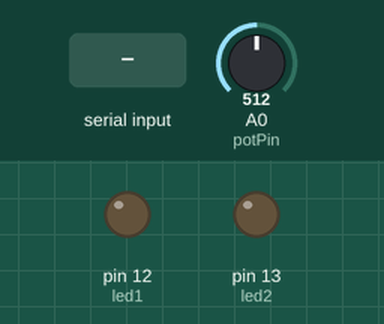
This sketch was run on a simulated Arduino Uno, built with avr-gcc and run on an emulated ATmega328P. Shown: output pins drawn as LEDs (lit = HIGH). Dashed ring = blinking. The inputs (shaded band) are chosen by the test bench; at power-on: A0 (potPin) = 512. What the sketch prints to the serial monitor is not drawn.

Above: at 3.2 s.
3.3 s: "A" received over Serial
At 3.7 s:
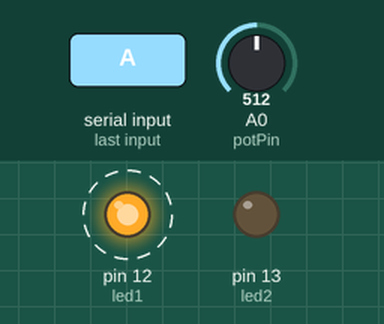
At 4.2 s:
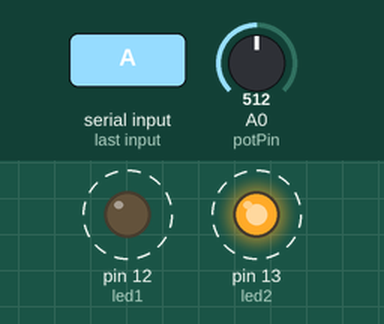
6.3 s: "B" received over Serial
At 6.7 s:
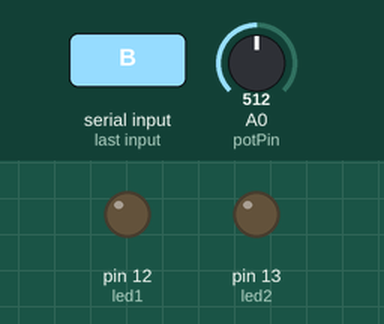
Timing chart, 0 to 9.3 s (numbered marks = the images above; inputs shaded):
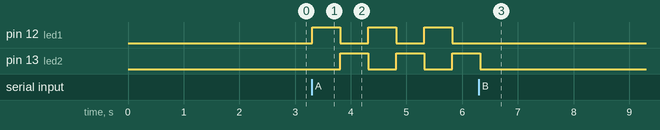

The sketch:

ReadAndWrite.ino
```cpp
const int led1 = 12;  // Pin for first LED
const int led2 = 13; // Pin for second LED
bool running = false; // Flag to check if blinking should happen
int potPin = A0; // Analogue pin to which the potentiometer is connected
int potValue; // Potentiometer value


void setup() {
  pinMode(led1, OUTPUT);
  pinMode(led2, OUTPUT);
  Serial.begin(9600); // Start serial communication
  delay(2000);              // Wait until USB is stable
  Serial.println("READY");  // Notify Unity that Arduino is ready
}

void loop() {
  if (Serial.available() > 0) {

        char command = (char)Serial.read();
    if (command == 'A') {
      running = true;
    } else if (command == 'B') {
      running = false;
      digitalWrite(led1, LOW);
      digitalWrite(led2, LOW);
    }
  }

  if (running) {
    static unsigned long lastToggleTime = 0;
    static bool ledState = false;

    if (millis() - lastToggleTime >= 500) {
      lastToggleTime = millis();
      ledState = !ledState;
      digitalWrite(led1, ledState);
      digitalWrite(led2, !ledState);
    }
  }

    potValue = analogRead(potPin); // Read the potentiometer value
    Serial.println(potValue); // Send the value to the serial port
    delay(50); // Slight delay for more stable values
}
```

Measured:
- after the input at 3.3 s, pin 12 (led1): alternates HIGH for 0.50 s and LOW for 0.50 s, starting at once; pin 13 (led2): alternates HIGH for 0.50 s and LOW for 0.50 s, starting after 0.51 s
- after the input at 6.3 s, pin 12 (led1): stops changing and stays LOW; pin 13 (led2): goes on until 6.3 s, then stays LOW
